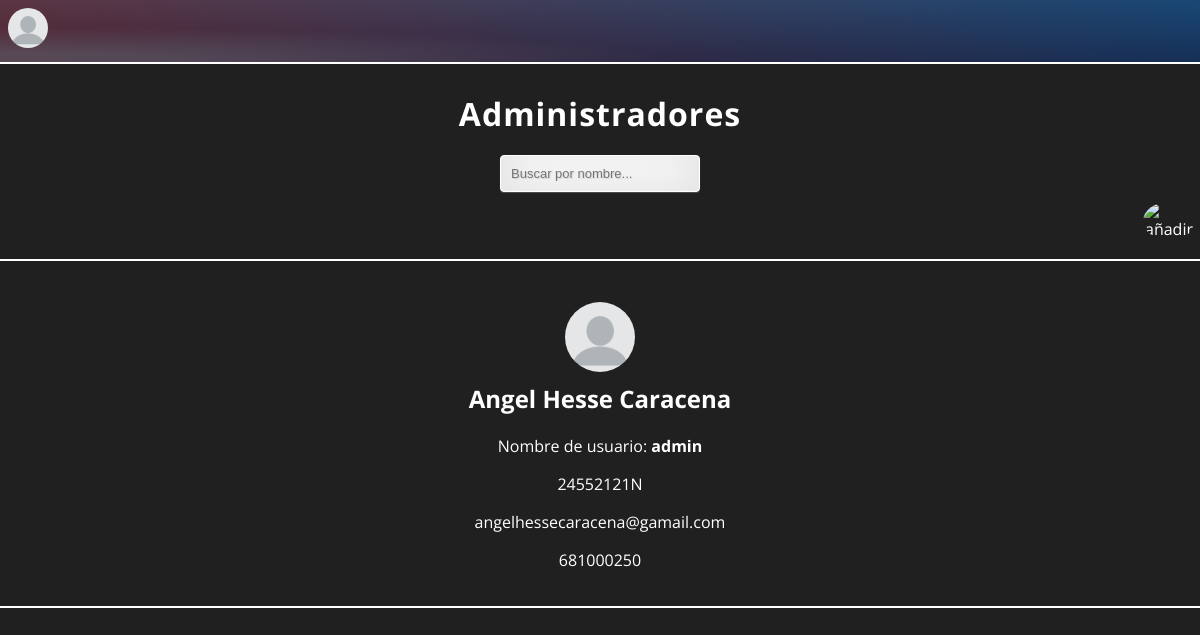
The page /GESTICAM/admin/verAdmins.php (signed in) on the database its author committed.
### tables this page shows
CREATE TABLE `usuarios` (
  `id` int(11) NOT NULL,
  `nombre` varchar(50) NOT NULL,
  `apellidos` varchar(100) NOT NULL,
  `DNI` varchar(10) NOT NULL,
  `mail` varchar(150) NOT NULL,
  `telefono` varchar(15) NOT NULL,
  `nombreUsr` varchar(50) NOT NULL,
  `pwd` varchar(100) NOT NULL,
  `esAdmin` int(1) NOT NULL,
  `foto` varchar(50) NOT NULL DEFAULT ''
);

### GESTICAM/admin/verAdmins.php (the view, shortened to what this page needs)
<!DOCTYPE html>
<html lang=es>
    <head>
        <link href="../css/msg-style.css" rel="stylesheet" type="text/css">
        <link href="../css/adminMain-style.css" rel="stylesheet" type="text/css">
        <link href="../css/menu.scss" rel="stylesheet" type="text/css">
    </head>
    <body>
    <?php
        if(isset($_SESSION["nombre"])){
            if ($_SESSION["admin"]) {
                $conex = conectar("campo_trufas");
    ?>
                <div id="bkgr"></div>
                <div id="header">
                    <img id="avatar" src='../imgs/users/<?php if($_SESSION["foto"] != NULL){echo $_SESSION["foto"];}else{echo ("no-user-img.png");}?>'>
                    <button id="clickAvatar"></button>
                    <nav>
                        <a href="index.php">Mapa</a>
                        <a href="verAdmins.php" style="color: grey;">Administradores</a>
                        <a href="verZonas.php">Zonas</a>
                        <a href="verRecolectores.php">Recolectores</a>
                        <a href="verPerros.php">Perros</a>
                        <a href="verRecolectas.php">Todas las recolectas</a>
                    </nav>
                </div>
                <hr style="position: fixed; width: 100%; border: 1px solid; border-color: white; background-color: white; margin-top: 0px;">
                <div id="cuerpo">
                    <h1 style="margin-bottom: 0px">Administradores</h1>
                    <input id="cuadroTexto" onkeyup="busqueda('admins');" type="text" placeholder="Buscar por nombre...">
                    <br>
                    <div class="contenedor-icono" onclick="mostrarCard('add')"><img id="add_icon" id="añadir" src="../imgs/menu_icons/masUsr.png" alt="añadir"></div>
                    <hr id="lineaInicial" style='width: 100%; border: 1px solid; border-color: white; background-color: white; margin: 0px;'>
                    <div id="content">
                        <?php
                        $consulta = "SELECT * FROM usuarios WHERE esAdmin = '1' ORDER BY nombre, apellidos";
                        if($rs=mysqli_query($conex,$consulta)){
                            while ($vec=mysqli_fetch_assoc($rs)){
                                echo "<div>";
                                if ($_SESSION["idUsr"] != $vec["id"]) {
                                    echo "<div id='contenedor-delete'><a href='borrarUser.php?id=".$vec['id']."&esAdmin=1'><img id='delete_icon' id='añadir' src='../imgs/menu_icons/delete.png' alt='eliminar'></a></div>";
                                    ?>
                                    <img class="fotoPerf" alt="foto" src='../imgs/users/<?php if($vec["foto"] != ""){echo $vec["foto"];}else{echo ("no-user-img.png");}?>'>
                                    <?php
                                } else {
                                    ?>
                                    <img style='margin-top: 41px;' class="fotoPerf" alt="foto" src='../imgs/users/<?php if($vec["foto"] != ""){echo $vec["foto"];}else{echo ("no-user-img.png");}?>'>
                                    <?php
                                }
                                echo "<h2 style='margin-top: 5px;'>".$vec['nombre']." ".$vec['apellidos']."</h2>";
                                echo "<p>Nombre de usuario: <strong>".$vec['nombreUsr']."</strong></p>";
                                echo "<p>".$vec['DNI']."</p>";
                                echo "<p>".$vec['mail']."</p>";
                                echo "<p>".$vec['telefono']."</p>";
                                echo "<hr style='width: 100%; border: 1px solid; border-color: white; background-color: white; margin-bottom: 0px; margin-top: 35px;'>";
                                echo "</div>";
                            }
                        }
                        ?>
                    </div>
                </div>
    <?php
            }else{header("Location: ../index.php");}
        }else{header("Location: ../index.php");}
    ?>
    </body>
</html>

### GESTICAM/css/adminMain-style.css (style rules this page uses)
html { width: 100%; height:100%; overflow-x: hidden; }
* { -webkit-box-sizing:border-box; -moz-box-sizing:border-box; -ms-box-sizing:border-box; -o-box-sizing:border-box; box-sizing:border-box; }
body { color: white; margin: 0px; width: 100%; height:100%; font-family: 'Open Sans', sans-serif; background-color: #202020; }
#header { padding: 8px; width: 100%; height: 62px; }
#bkgr { background: #092756; background: -moz-radial-gradient(0% 100%, ellipse cover, rgba(104,128,138,.4) 10%,rgba(138,114,76,0) 40%),-moz-linear-gradient(top, rgba(57,173,219,.25) 0%, rgba(42,60,87,.4) 100%), -moz-linear-gradient(-45deg, #670d10 0%, #092756 100%); background: -webkit-radial-gradient(0% 100%, ellipse cover, rgba(104,128,138,.4) 10%,rgba(138,114,76,0) 40%), -webkit-linear-gradient(top, rgba(57,173,219,.25) 0%,rgba(42,60,87,.4) 100%), -webkit-linear-gradient(-45deg, #670d10 0%,#092756 100%); background: -o-radial-gradient(0% 100%, ellipse cover, rgba(104,128,138,.4) 10%,rgba(138,114,76,0) 40%), -o-linear-gradient(top, rgba(57,173,219,.25) 0%,rgba(42,60,87,.4) 100%), -o-linear-gradient(-45deg, #670d10 0%,#092756 100%); background: -ms-radial-gradient(0% 100%, ellipse cover, rgba(104,128,138,.4) 10%,rgba(138,114,76,0) 40%), -ms-linear-gradient(top, rgba(57,173,219,.25) 0%,rgba(42,60,87,.4) 100%), -ms-linear-gradient(-45deg, #670d10 0%,#092756 100%); background: -webkit-radial-gradient(0% 100%, ellipse cover, rgba(104,128,138,.4) 10%,rgba(138,114,76,0) 40%), linear-gradient(to bottom, rgba(57,173,219,.25) 0%,rgba(42,60,87,.4) 100%), linear-gradient(135deg, #670d10 0%,#092756 100%); filter: progid:DXImageTransform.Microsoft.gradient( startColorstr='#3E1D6D', endColorstr='#092756',GradientType=1 ); width: 100%; height: 62px; background-color: black; position: fixed; z-index: 50; }
#cuerpo { margin-top: 30px; text-align: center; }
input { width: 200px; margin-top: 20px; margin-bottom: 10px; background: rgb(255, 255, 255); border: none; outline: none; padding: 10px; font-size: 13px; color: rgb(0, 0, 0); text-shadow: 1px 1px 1px rgba(0, 0, 0, 0.123); border: 1px solid rgb(255, 255, 255); border-radius: 4px; box-shadow: inset 0 -5px 45px rgba(100,100,100,0.2), 0 1px 1px rgba(255,255,255,0.2); -webkit-transition: box-shadow .5s ease; -moz-transition: box-shadow .5s ease; -o-transition: box-shadow .5s ease; -ms-transition: box-shadow .5s ease; transition: box-shadow .5s ease; }
#avatar { position: fixed; z-index: 60; float: left; -webkit-background-size: 32px 32px; background-size: 32px 32px; border: 0; -webkit-border-radius: 50%; border-radius: 50%; margin: 0px; height: 40px; width: 40px; margin-right: 10px; }
#clickAvatar { z-index: 60; position: fixed; float: left; left: 0; height: 40px; width: 40px; margin-left: 8px; border-radius: 50%; color: transparent; background-color: transparent; border-color: transparent; cursor: pointer; border: 1; }
.fotoPerf { width: 70px; height: 70px; border-radius: 50%; }
.contenedor-icono { float: right; width: 52px; height: 52px; border-radius: 50%; margin-right: 5px; margin-bottom: 5px; cursor: pointer; }
#add_icon { width: 50px; height: 50px; border-radius: 50%; cursor: pointer; }
.card-content h2, h1 { letter-spacing:1px; margin-top: 0px; text-align:center; }

### rows shown on the page
usuarios: nombre "Angel", apellidos "Hesse Caracena", nombreUsr "admin", DNI "24552121N", mail "angelhessecaracena@gamail.com", telefono "681000250"
